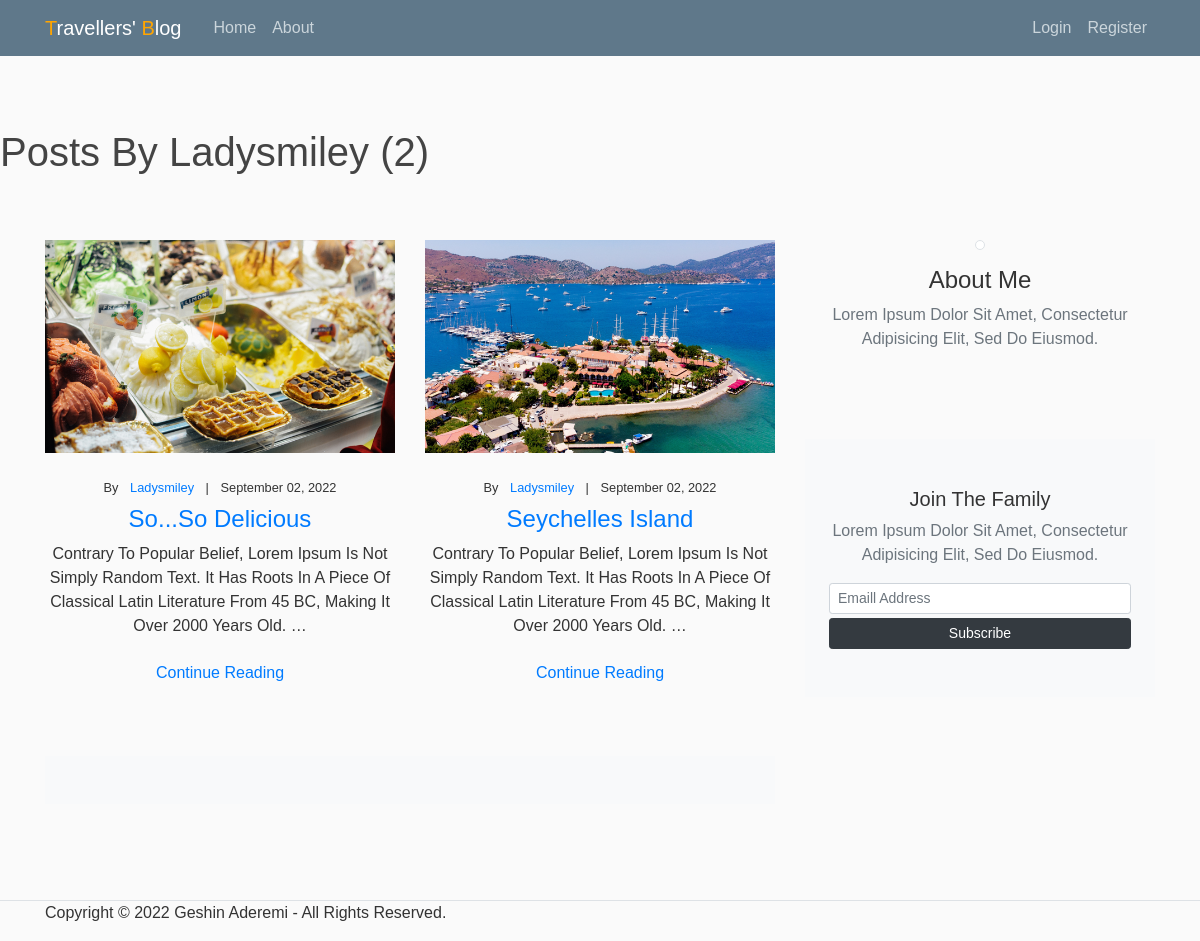
Screenshot of /user/ladysmiley with the database file from the repository.
### blog/models.py (models this page shows, shortened)
class Post(models.Model):
    title = models.CharField(max_length=100)
    post_image = models.ImageField(upload_to='post_pics')
    post_banner_image = models.ImageField(upload_to='post_banner_pics')
    content = models.TextField()
    date_posted = models.DateTimeField(default=timezone.now)
    author = models.ForeignKey(User, on_delete=models.CASCADE)

### blog/views.py (the view)
# urls.py: path('user/<str:username>', UserPostListView.as_view(), name='user-posts'),
class UserPostListView(ListView):
    model = Post
    template_name = 'blog/user_posts.html'  # <app>/<model>_<viewtype>.html
    context_object_name = 'posts'
    paginate_by = 2
    def get_queryset(self):
        user = get_object_or_404(User, username=self.kwargs.get('username'))
        return Post.objects.filter(author=user).order_by('-date_posted')

### blog/templates/blog/user_posts.html (shortened to what this page needs)
{% extends "blog/base.html" %}
{% block content %}
    <section class="pt-5">
      <h1 class="mb-3">Posts by {{ view.kwargs.username }} ({{ page_obj.paginator.count }})</h1>
          <div class="container pt-5">
            <div class="row mb-5">
              <div class="col-lg-8">
                <div class="row text-center">
            {% for post in posts %}
                  <div class="col-lg-6 mb-5"><a href="post.html"><img class="img-fluid mb-4" src="{{ post.post_image.url }}" alt=""/></a>
                    <ul class="list-inline small text-uppercase mb-0">
                      <li class="list-inline-item me-0 text-gray align-middle">By </li>
                      <li class="list-inline-item align-middle me-0"><a class="fw-bold reset-anchor" href="{% url 'user-posts' post.author.username %}">{{ post.author }}</a></li>
                      <li class="list-inline-item text-gray align-middle me-0">|</li>
                      <li class="list-inline-item text-gray align-middle">{{ post.date_posted|date:"F d, Y" }}</li>
                    </ul>
                    <h3 class="h4 mt-2"> <a class="reset-anchor" href="{% url 'post-detail' post.id %}">{{ post.title }}</a></h3>
            <p class="text-small mb-1">
            {{post.content|safe|truncatewords:"30"|linebreaks }}
              <a class="btn btn-link" href="{% url 'post-detail' post.id %}">Continue reading</a>
            </p>
                  </div>
            {% endfor %}
                </div>
                <div class="p-4 bg-light mb-5">
                </div>
              </div>
              <div class="col-lg-4">
                <div class="mb-5 text-center">
                  <img class="mb-3 rounded-circle img-thumbnail shadow-sm" src="{{ object.author.profile.image.url }}" alt="" width="110">
                  <h3 class="h4">About me</h3>
                  <p class="text-sm text-muted px-sm-4">Lorem ipsum dolor sit amet, consectetur adipisicing elit, sed do eiusmod.</p>
                  <ul class="list-inline text-sm mb-0">
                  </ul>
                </div>
                <div class="px-4 py-5 bg-light mb-5 text-center">
                  <h3 class="h5">Join the family</h3>
                  <p class="text-sm text-muted">Lorem ipsum dolor sit amet, consectetur adipisicing elit, sed do eiusmod.</p>
                  <form action="#">
                    <div class="mb-1">
                      <input class="form-control form-control-sm" type="email" name="email" placeholder="Emaill address">
                    </div>
                    <div class="mb-0">
                      <button class="btn btn-dark w-100 btn-sm" type="submit">Subscribe</button>
                    </div>
                  </form>
                </div>
              </div>
            </div>
          </div>
        </section>
{% endblock content %}

### blog/templates/blog/base.html (shortened to what this page needs)
{% load static %}
<!DOCTYPE html>
<html>
<head>
    <link rel="stylesheet" href="https://maxcdn.bootstrapcdn.com/bootstrap/4.0.0/css/bootstrap.min.css">
    <link rel="stylesheet" type="text/css" href="{% static 'css/main.css' %}">
</head>
<body>
    <header class="site-header">
      <nav class="navbar navbar-expand-md navbar-dark bg-steel fixed-top">
        <div class="container">
          <a class="navbar-brand mr-4" href="{% url 'blog-home' %}"><span>T</span>ravellers' <span>B</span>log</a>
          <div class="collapse navbar-collapse" id="navbarToggle">
            <div class="navbar-nav mr-auto">
              <a class="nav-item nav-link" href="{% url 'blog-home' %}">Home</a>
              <a class="nav-item nav-link" href="{% url 'blog-about' %}">About</a>
            </div>
            <div class="navbar-nav">
              {% if user.is_authenticated %}
              <a class="nav-item nav-link" href="{% url 'post-create' %}">New Post</a>
              <a class="nav-item nav-link" href="{% url 'profile' %}">Profile</a>
                <a class="nav-item nav-link" href="{% url 'logout' %}">Logout</a>
              {% else %}
                <a class="nav-item nav-link" href="{% url 'login' %}">Login</a>
                <a class="nav-item nav-link" href="{% url 'register' %}">Register</a>
              {% endif %}
            </div>
          </div>
        </div>
      </nav>
    </header>
	{% block content %}{% endblock %}
  <footer class="section-footer border-top bg">
    <div class="container">
      <section class="footer-bottom row">
        <div class="col-md-6">
          <p>Copyright © {% now 'Y' %} Geshin Aderemi - All rights reserved.</a></p>
        </div>
      </section>
    </div>
  </footer>
</body>
</html>

### static/css/main.css (style rules this page uses)
* { font-family: 'Nunito', sans-serif; margin:0; padding:0; box-sizing: border-box; text-transform: capitalize; outline: none; border:none; text-decoration: none; transition: all .2s linear; }
body { background: #fafafa; color: #333333; margin-top: 5rem; }
h1, h2, h3, h4, h5, h6 { color: #444444; }
ul { margin: 0; }
.bg-steel { background-color: #5f788a; }
.site-header .navbar-nav .nav-link { color: #cbd5db; }
.navbar-brand span { color: orange; }

### rows the page displays
Post: post_image (picture), author "Ladysmiley", date_posted "September 02, 2022", title "So...So Delicious", content "Contrary To Popular Belief, Lorem Ipsum Is Not Simply Random Text. It Has Roots In A Piece Of Classical Latin Literature From 45 BC, Making It Over 2000 Years Old. …"
Post: post_image (picture), author "Ladysmiley", date_posted "September 02, 2022", title "Seychelles Island", content "Contrary To Popular Belief, Lorem Ipsum Is Not Simply Random Text. It Has Roots In A Piece Of Classical Latin Literature From 45 BC, Making It Over 2000 Years Old. …"

### other values shown
{{ view.kwargs.username }} "Ladysmiley"
{{ page_obj.paginator.count }} "2"
